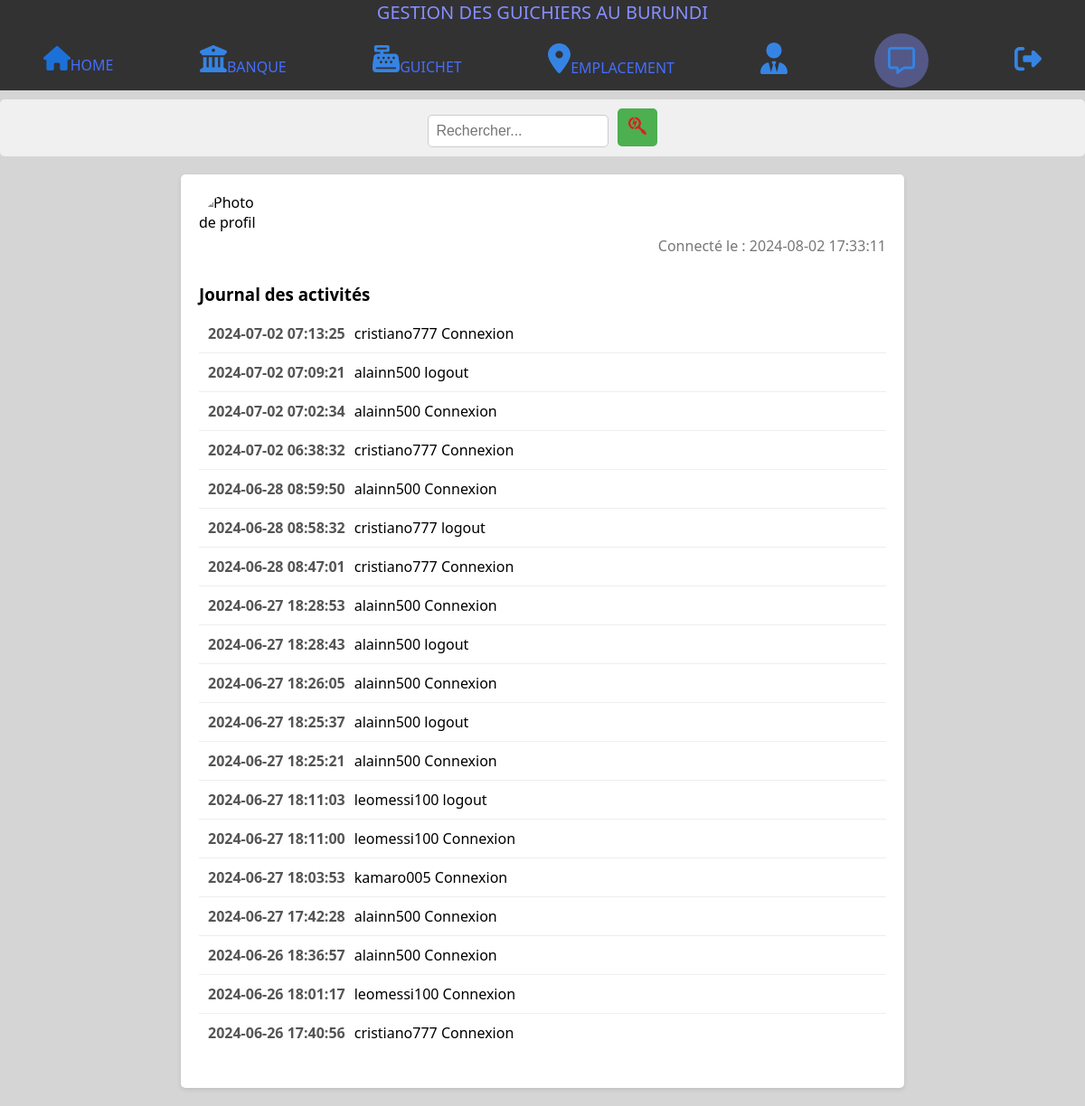
The page /rorton/usertime.php (signed in) on the database its author committed.
### tables this page shows
CREATE TABLE `activity_loger` (
  `id` int(11) NOT NULL,
  `username` varchar(255) NOT NULL,
  `event` varchar(255) NOT NULL,
  `timestamp` timestamp NOT NULL DEFAULT current_timestamp()
);

### rorton/usertime.php (the view, shortened to what this page needs)
<!DOCTYPE html>
<html lang="en">
<head>
</head>
<?php
include("menu.php");
include("connect.php");
if (isset($_SESSION['username'])) {
    echo "<div class='container'>";
    echo "<div class='user-info'>";
    if (!empty($photo_profil)) {
        echo "<img src='" . $photo_profil . "' alt='Photo de profil'>";
    } else {
        echo "<img src='placeholder.png' alt='Photo de profil'>";
    }
    echo "<div class='user-details'>";
    echo "<h2>" . $_SESSION['username'] . "</h2>";
    echo "<p>Connecté le : " . date("Y-m-d H:i:s") . "</p>";
    echo "</div>";
    echo "</div>";
    echo "<div class='activity-log'>";
    echo "<h3>Journal des activités</h3>";
    $sql = "SELECT * FROM activity_loger ORDER BY timestamp DESC";
    $stmt = $connect->prepare($sql);
    $stmt->execute();
    while ($row = $stmt->fetch(PDO::FETCH_ASSOC)) {
        echo "<div class='activity-entry'>";
        echo "<span class='time'>" . $row['timestamp'] . "</span>";
        echo "<span class='event'>" . $row['username'] . " " . $row['event'] . "</span>";
        echo "</div>";
    }
    echo "</div>";
    echo "</div>";
} else {
    header("Location: user/index.php");
    exit;
}
?>
<body>
</body>
</html>

### rorton/menu.css (style rules this page uses)
* { padding: 0; margin:0; box-sizing: border-box; }
body { background: #d6d5d5; font-family: 'Segoe UI', Tahoma, Geneva, Verdana, sans-serif; }
h2 { text-align: center; color: white; }

### rorton/usertime.php (style rules this page uses)
body { font-family: sans-serif; margin: 0; padding: 0; background-color: #f4f4f4; }
.container { max-width: 800px; margin: 20px auto; background-color: #fff; padding: 20px; border-radius: 5px; box-shadow: 0 2px 5px rgba(0, 0, 0, 0.1); }
.user-info { display: flex; justify-content: space-between; align-items: center; margin-bottom: 20px; }
.user-info img { width: 80px; height: 80px; border-radius: 50%; object-fit: cover; }
.user-details { margin-left: 20px; }
.user-details h2 { margin-bottom: 5px; }
.user-details p { margin-bottom: 0; color: #777; }
.activity-log { margin-bottom: 20px; }
.activity-log h3 { margin-bottom: 10px; }
.activity-entry { padding: 10px; border-bottom: 1px solid #eee; }
.activity-entry:last-child { border-bottom: none; }
.activity-entry .time { font-weight: bold; color: #555; }
.activity-entry .event { margin-left: 10px; }

### rows shown on the page
activity_loger: timestamp "2024-07-02 07:13:25", username "cristiano777", event "Connexion"
activity_loger: timestamp "2024-07-02 07:09:21", username "alainn500", event "logout"
activity_loger: timestamp "2024-07-02 07:02:34", username "alainn500", event "Connexion"
activity_loger: timestamp "2024-07-02 06:38:32", username "cristiano777", event "Connexion"
activity_loger: timestamp "2024-06-28 08:59:50", username "alainn500", event "Connexion"
activity_loger: timestamp "2024-06-28 08:58:32", username "cristiano777", event "logout"
activity_loger: timestamp "2024-06-28 08:47:01", username "cristiano777", event "Connexion"
activity_loger: timestamp "2024-06-27 18:28:53", username "alainn500", event "Connexion"
activity_loger: timestamp "2024-06-27 18:28:43", username "alainn500", event "logout"
activity_loger: timestamp "2024-06-27 18:26:05", username "alainn500", event "Connexion"
activity_loger: timestamp "2024-06-27 18:25:37", username "alainn500", event "logout"
activity_loger: timestamp "2024-06-27 18:25:21", username "alainn500", event "Connexion"
activity_loger: timestamp "2024-06-27 18:11:03", username "leomessi100", event "logout"
activity_loger: timestamp "2024-06-27 18:11:00", username "leomessi100", event "Connexion"
activity_loger: timestamp "2024-06-27 18:03:53", username "kamaro005", event "Connexion"
activity_loger: timestamp "2024-06-27 17:42:28", username "alainn500", event "Connexion"
activity_loger: timestamp "2024-06-26 18:36:57", username "alainn500", event "Connexion"
activity_loger: timestamp "2024-06-26 18:01:17", username "leomessi100", event "Connexion"
activity_loger: timestamp "2024-06-26 17:40:56", username "cristiano777", event "Connexion"
